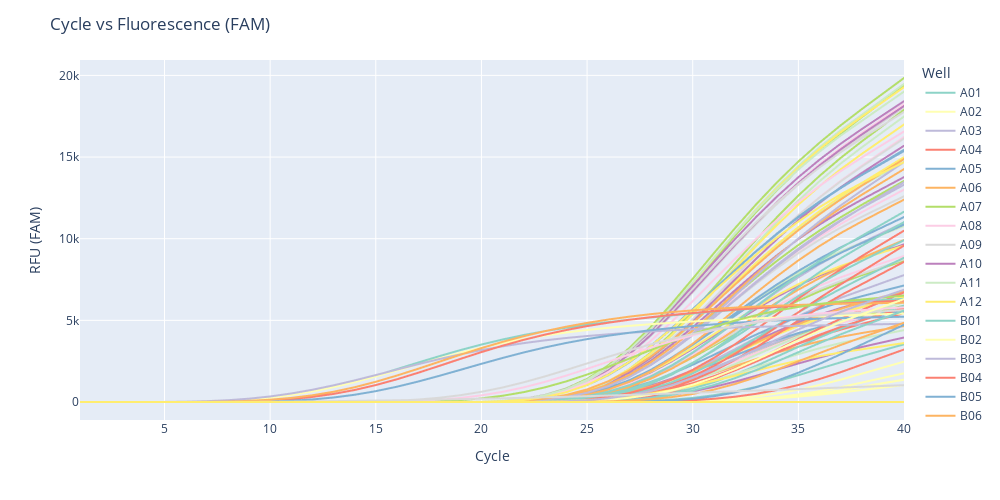
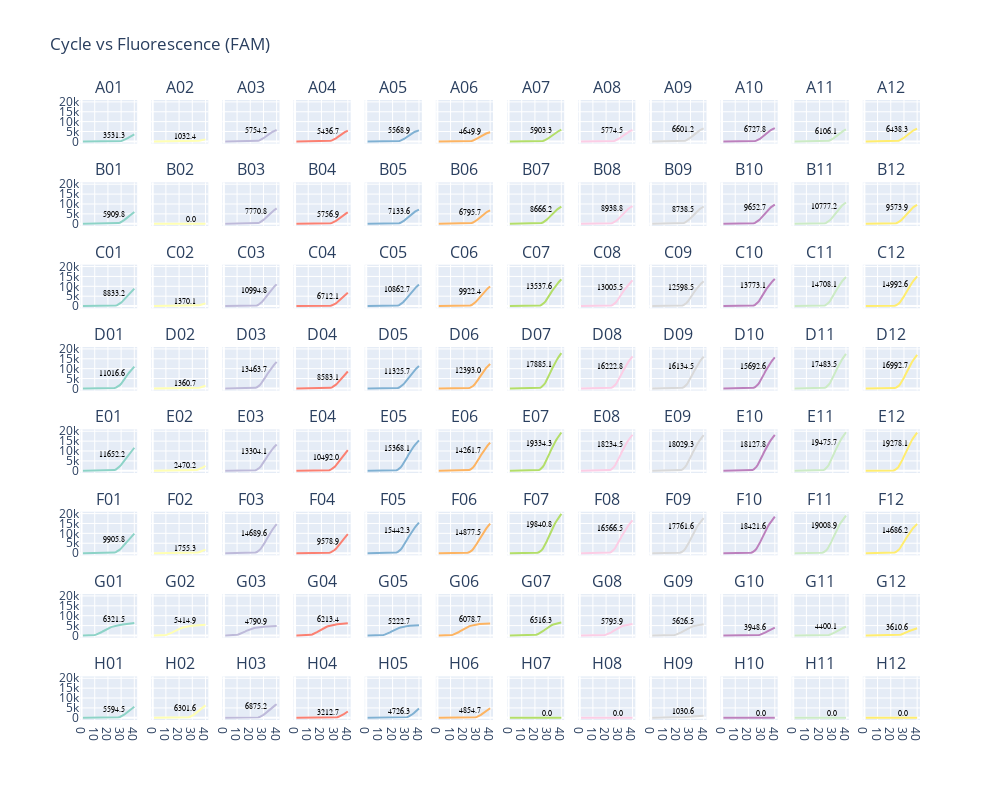

Notebook source saved alongside these figures, in order:
### Code cell
# instantiate probes
probeCy5 = FluorVis('Cy5')
probeFAM = FluorVis('FAM')
probeHEX = FluorVis('HEX')
probeSYBR = FluorVis('SYBR')

FluorVis.plotAllWells(probeFAM)
FluorVis.plotIndWells(probeFAM)
# FluorVis.plotAllWells(probeCy5)
# FluorVis.plotIndWells(probeCy5)
